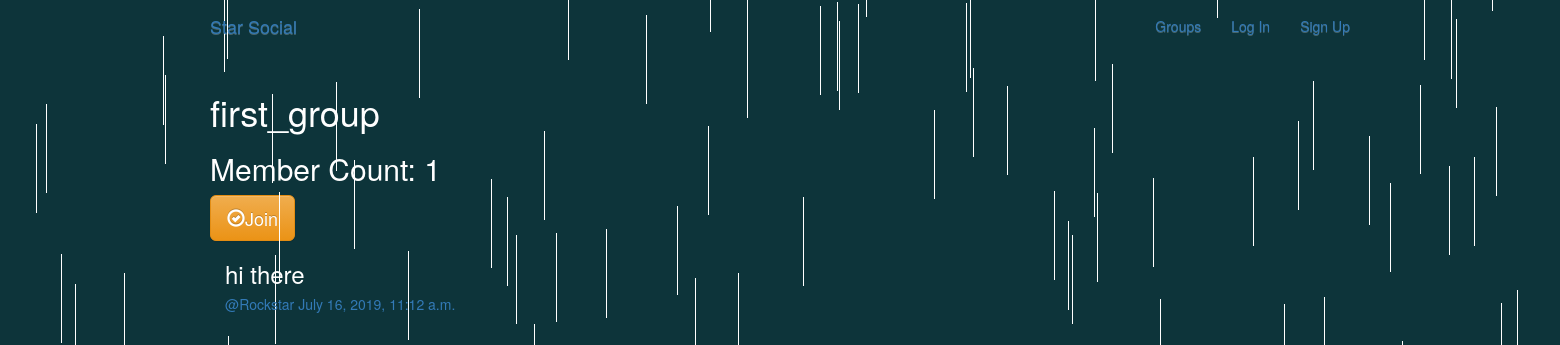
The app's page /groups/posts/in/first_group/ with its own data.
### groups/models.py (models this page shows, shortened)
class Group(models.Model):
    name=models.CharField(max_length=255,unique=True)
    slug=models.SlugField(allow_unicode=True,unique=True)
    description=models.TextField(blank=True,default='')
    description_html=models.TextField(editable=False,default='',blank=True)
    members=models.ManyToManyField(User,through='GroupMember')
    class Meta:
        ordering=['name']

### posts/models.py (models this page shows, shortened)
class Post(models.Model):
    user=models.ForeignKey(User,related_name='posts',on_delete=models.CASCADE)
    created_at=models.DateTimeField(auto_now=True)
    message=models.TextField()
    message_html=models.TextField(editable=False)
    group=models.ForeignKey(Group,related_name='posts',null=True,blank=True,on_delete=models.CASCADE)
    class Meta:
        ordering=['-created_at']
        unique_together=['user','message']

### groups/views.py (the view)
# urls.py: path('posts/in/<slug>/',views.SingleGroup.as_view(),name='single'),
class SingleGroup(generic.DetailView):
    model=Group

### groups/templates/groups/group_detail.html
{% extends "groups/group_base.html" %}
{% block pregroup %}
<h1>{{group.name}}</h1>
<h2>Member Count: {{group.members.count}}</h2>
<div class="content">
  {% if user in group.members.all %}
  <a href="{% url 'groups:leave' slug=group.slug %}" class='btn btn-lg btn-fill btn-warning'><span class='glyphicon glyphicon-remove-circle'></span>Leave  </a>
  {% else %}
  <a href="{% url 'groups:join' slug=group.slug %}" class='btn btn-lg btn-fill btn-warning'><span class='glyphicon glyphicon-ok-circle'></span>Join  </a>
  {% endif %}
</div>
{% endblock  %}
{% block group_content %}
  <div class="col-md-8">
    {% if group.posts.count == 0 %}
    <h2>No posts in this group yet!</h2>
    {% else %}
    {% for post in group.posts.all %}
      {% include "posts/_post.html" %}
    {% endfor %}
    {% endif %}
  </div>
{% endblock  %}

### posts/templates/posts/_post.html (shortened to what this page needs)
 <div class="post media">
   <h3>{{post.message_html|safe}}</h3>
   <div class="media_body">
     <h5 class='media-heading'>
     <span class='username'>
       <a href="{% url 'posts:for_user' username=post.user.username %}">@{{post.user.username}}</a>
     </span>
     <time class='time'>
       <a href="{% url 'posts:single' username=post.user.username pk=post.pk %}">{{post.created_at}}</a>
     </time>
     </h5>
   </div>
 </div>

### static/SocialMediaProject/css/master.css (style rules this page uses)
html { height: 100%; width:100%; }
body { background: #0D343A; background:-webkit-gradient(linear, 0% 0%, 0%, 100%, from(rgba(13,52,58,1)), to (#000000)); background:-moz-linear-gradient(top, rgba(13,52,58,1) 0%, rgba(0,0,0,1) 100%); overflow: hidden; color:white; }

### records on screen
Group: name "first_group", members.count "1"
Post: message_html "hi there", user.username "Rockstar", created_at "July 16, 2019, 11:12 a.m."
